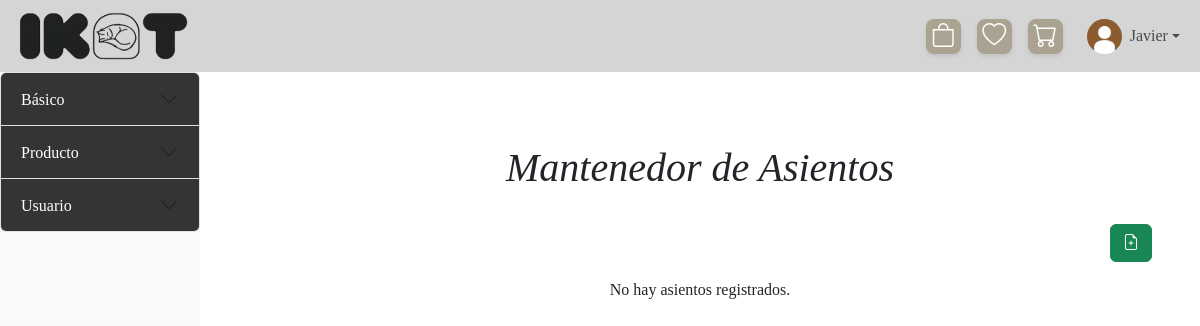
The page /mantenedores/Mantenedor_n_asientos/mostrar_n_asientos.php (signed in) on the database as committed earlier.
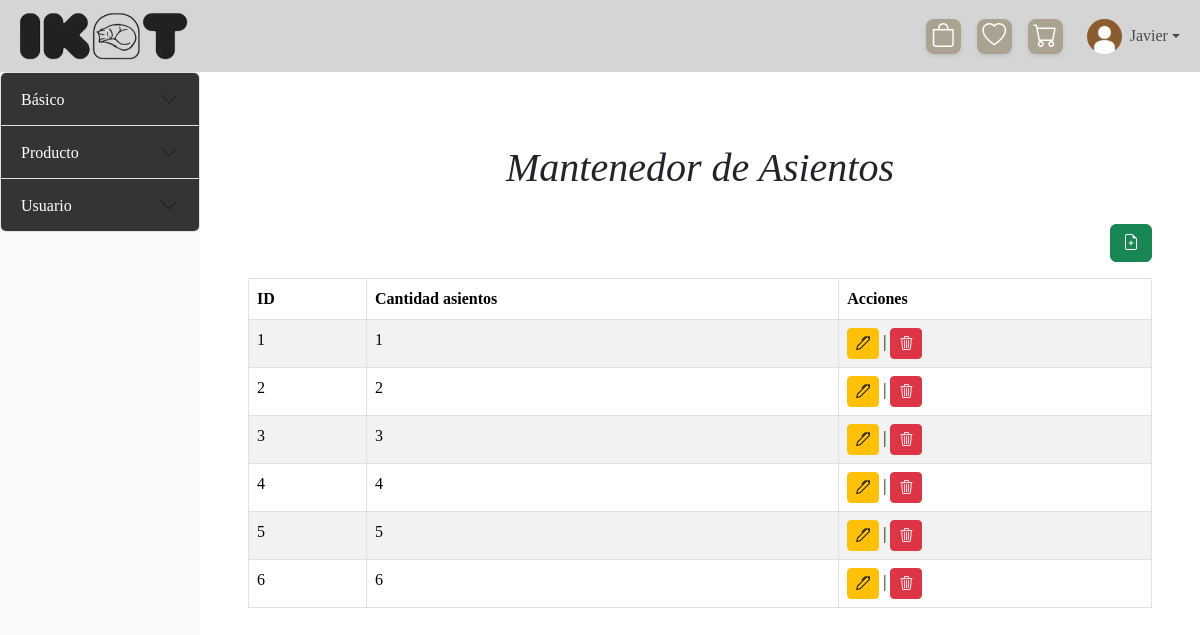
The same page on the database as committed later.
### tables this page shows
CREATE TABLE `n_asientos` (
  `id_n_asientos` int(11) NOT NULL,
  `cantidad_asientos` int(11) NOT NULL
);

### mantenedores/Mantenedor_n_asientos/mostrar_n_asientos.php (the view, shortened to what this page needs)
<?php
include '../../config/conexion.php';
?>
<!DOCTYPE html>
<html lang="es">
<head>
    <link href="https://cdn.jsdelivr.net/npm/bootstrap@5.3.3/dist/css/bootstrap.min.css" rel="stylesheet">
    <link rel="stylesheet" href="https://cdn.jsdelivr.net/npm/bootstrap-icons@1.11.3/font/bootstrap-icons.min.css">
    <link rel="stylesheet" href="..\..\assets\css\styles.css">
</head>
<body>
    <?php include $_SERVER['DOCUMENT_ROOT'] . '/xampp/TIS-1/IKAT/templates/header.php';?>
    <div class="d-flex">
        <?php include '../sidebar-mantenedores.php';?>
        <div class="content-area flex-grow-1 p-5 col-4 col-md-10">
            <h1 class="text-center p-4">Mantenedor de Asientos</h1>
            <div class="d-flex justify-content-end mb-3">
                    <a class="btn btn-success" data-bs-toggle="modal" data-bs-target="#agregarNasientosModal">
                        <i class="bi bi-file-earmark-plus"></i>
                    </a>
                </div>
            <div class="table-responsive">
                <?php
                    $sql = "SELECT * FROM n_asientos";
                    $result = $conn->query($sql);
                    if ($result->num_rows > 0) {
                        echo "<table class='table table-bordered table-striped'>
                                <thead class='thead-dark'>
                                    <tr>
                                        <th>ID</th>
                                        <th>Cantidad asientos</th>
                                        <th>Acciones</th>
                                    </tr>
                                </thead>
                                <tbody>";
                        while($row = $result->fetch_assoc()) {
                            echo "<tr>
                                    <td>" . $row["id_n_asientos"] . "</td>
                                    <td>" . $row["cantidad_asientos"] . "</td>
                                    <td>
                                        <a class='btn btn-warning btn-sm' data-bs-toggle='modal' data-bs-target='#editarNasientosModal" . $row["id_n_asientos"] . "'><i class='bi bi-pen'></i></a> |
                                        <a href='borrar_n_asientos.php?id=" . $row["id_n_asientos"] . "' class='btn btn-danger btn-sm'><i class='bi bi-trash3'></i></a>
                                    </td>
                                  </tr>";
                        }
                        echo "</tbody></table>";
                    } else {
                        echo "<p class='text-center'>No hay asientos registrados.</p>";
                    }
                ?>
            </div>
        </div>
    </div>
</body>
</html>

Rows that differ between the two databases and show on the page:
added n_asientos: id_n_asientos "1", cantidad_asientos "1"
added n_asientos: id_n_asientos "2", cantidad_asientos "2"
added n_asientos: id_n_asientos "3", cantidad_asientos "3"
added n_asientos: id_n_asientos "4", cantidad_asientos "4"
added n_asientos: id_n_asientos "5", cantidad_asientos "5"
added n_asientos: id_n_asientos "6", cantidad_asientos "6"
Other text that changed with them:
text no longer shown: "No hay asientos registrados."
text now shown: "ID Cantidad asientos Acciones"
